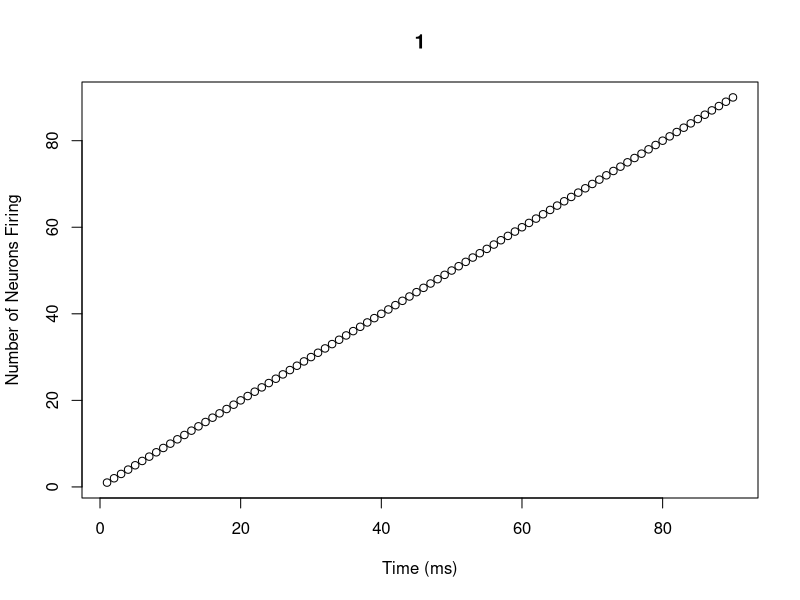
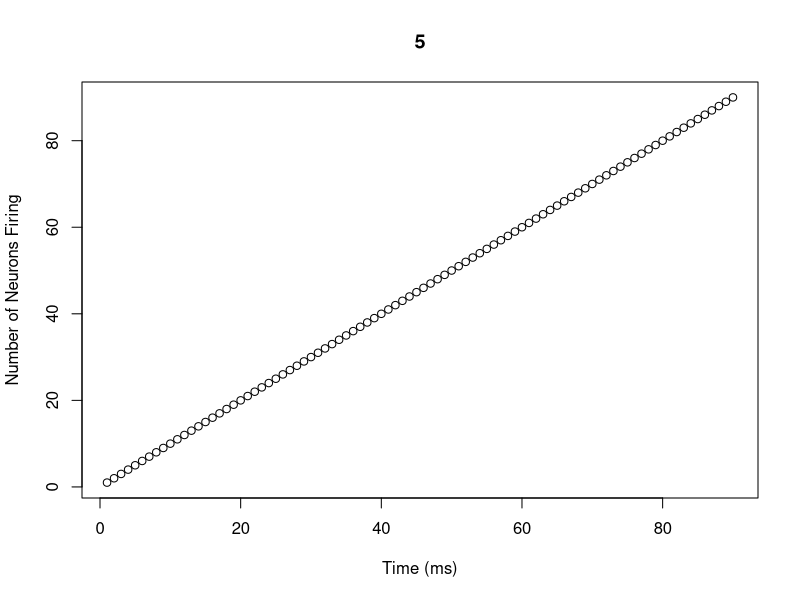
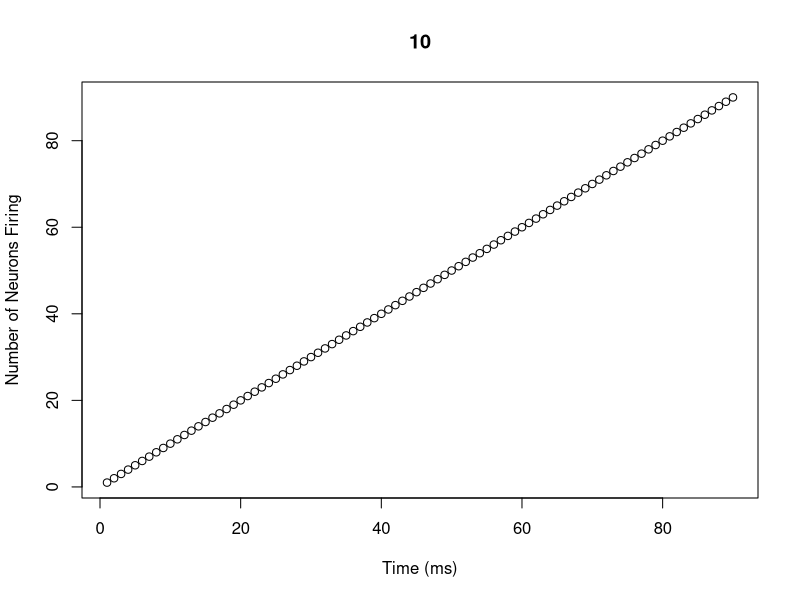
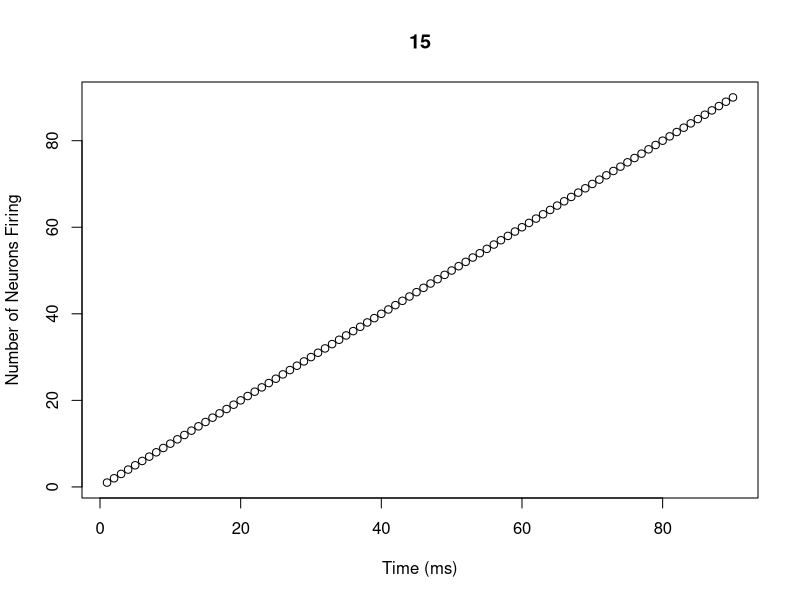
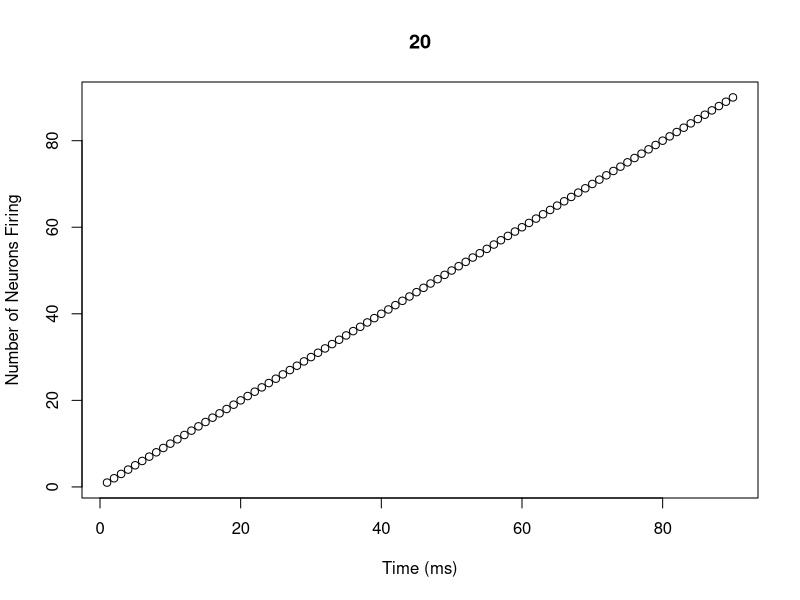
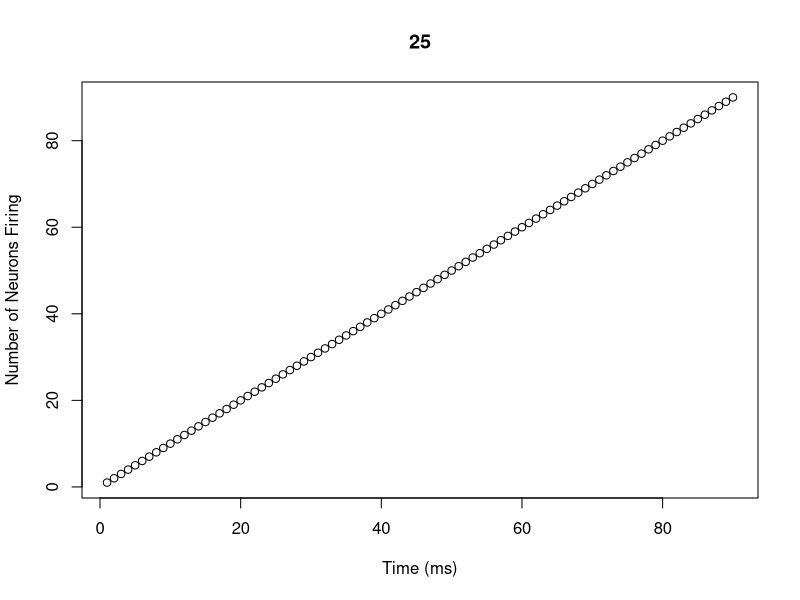
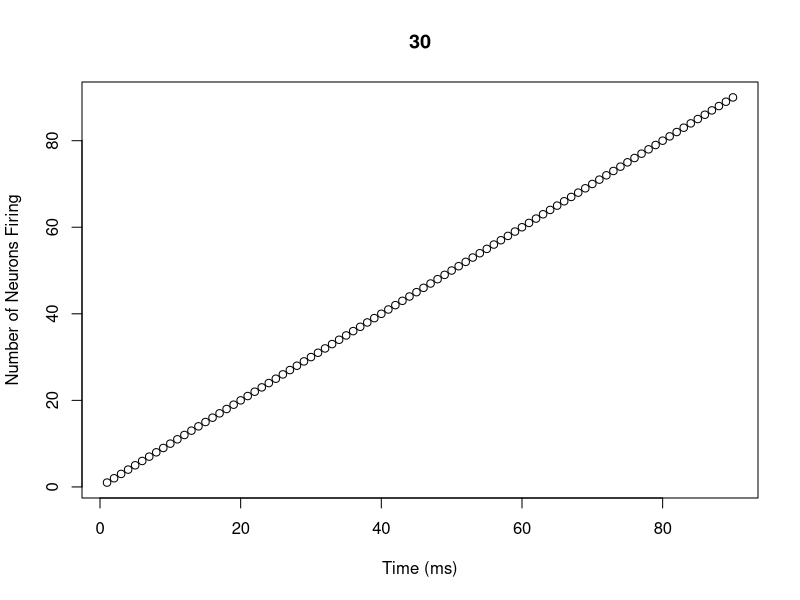
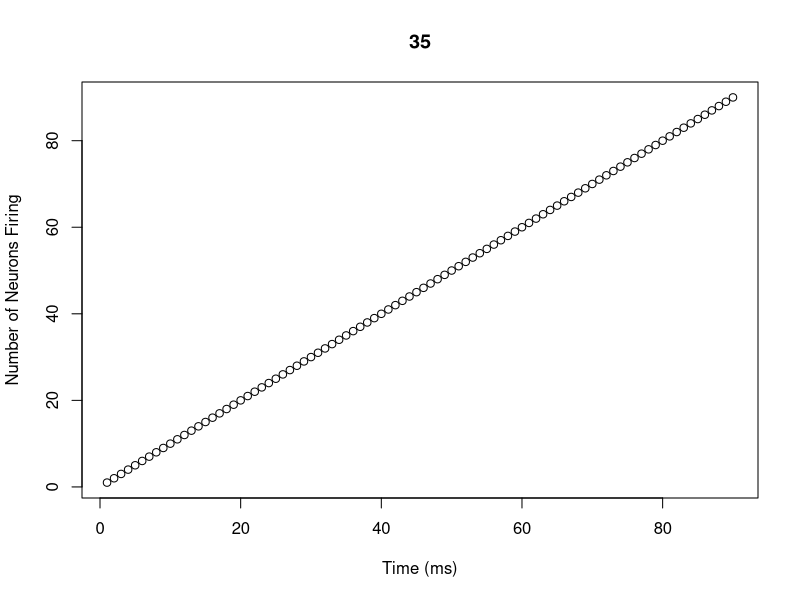

These figures' R source, in order:
#creating our data 
first = rnorm(30, mean = 5, sd = 1) #30 random data points from a normal distribution with mean of 5
second = rnorm(30, mean = 15, sd = 1) #30 random data points from a normal distribution with mean of 15
third = rnorm(30, mean = 30, sd = 1) #30 random data points from a normal distribution with mean of 30

dif_means_0 = c(first) #setting up null set
dif_means_1 = c(first, second) #adding two sets of data points together 
dif_means_2 = c(first, second, third) #adding three sets of data points together

time_0 = 1:30
time_1 = 1:60
time_2 = 1:90

test_data_0 = data.frame(time_0, dif_means_0) #our data with x = time and y = data from 1 set
test_data_1 = data.frame(time_1, dif_means_1) #our data with x = time and y = data from 2 sets
test_data_2 = data.frame(time_2, dif_means_2) #our data with x = time and y = data from 3 sets

#downloading the strucchange package
#install.packages("strucchange")
library("strucchange")

#Bai-Perron Method
bkpts_0 = breakpoints(test_data_0$dif_means_0 ~ test_data_0$time_0, breaks = 5, h = 0.1) #no break points 
bkpts_0$breakpoints #list of x-values (time) for breakpoints

bkpts_1 = breakpoints(test_data_1$dif_means_1 ~ test_data_1$time_1, breaks = 5, h = 0.1) #no break points 
bkpts_1$breakpoints #list of x-values (time) for breakpoints

bkpts_2 = breakpoints(test_data_2$dif_means_2 ~ test_data_2$time_2, breaks = 5, h = 0.1) #no break points 
bkpts_2$breakpoints #list of x-values (time) for breakpoints

#-----------------------------------------------------------------

test_k <- c(1,30,60)
test_k_2 <- c(1,30,50,60)

fitMetrics<-function(k_ends, test_data){

	#create sum objects
	sum_sd = 0
	sum_SSE = 0

	#get and sum standard deviation and SSE for regressions of all intervals
	if(length(k_ends) < 3 ){
		sum_sd = sd(test_data[,2])
		model = lm(test_data[,2]~test_data[,1])
		SSE = sum(model$residuals^2)
		sum_SSE = SSE
	}else{
		for(i in 1:length(k_ends)) {
  			if(k_ends[i] != 1){
			min = k_ends[i-1]
			x_values = test_data[c(min:i),1] #getting the x values in the interval
			y_values = test_data[c(min:i),2] #getting the y values in the interval
			data = data.frame(x_values, y_values) #re-making this into a dataframe 
			sum_sd = sum_sd + sd(y_values) #adding up all the standard deviations
			model = lm(y_values~x_values)
			SSE = sum(model$residuals^2)
			sum_SSE = sum_SSE + SSE #adding up all the SSEs 
			}
		}
	}
	c(sum_sd,sum_SSE)

}

new_metrics = fitMetrics(test_k, test_data_1)
old_metrics = fitMetrics(test_k_2, test_data_1)

sigma_new = new_metrics[1]
sigma_old = old_metrics[1]
SSE_new = new_metrics[2]
SSE_old = old_metrics[2]

ratio = exp(-1/(2 * sigma_new) * SSE_new) + exp(-1/(2 * sigma_old) * SSE_old)
u = runif(1) #random number from 0 to 1 taken from a normal distribution 

#our temporary L
if(ratio > 1) { 
  print("new")
} else if(ratio > u) {
  print("new")
} else {
  print("old")
}

#-----------------------------------------------------------------

#complete BAR - Variation 0 (Random/Random/Random)


#-------Key:
# k           = breakpoint's x-axis values 
# time        = integer x-values of the entire data set 
# interations = number of runs through Metropolis hastings 
# make        = the proportion (decimal) of the make step to occuring
# murder      = the proportion (decimal) of the murder step to occuring
  #note: the make and murder need to add to less then one 
bar0 = function(k, time, data, iterations, make, murder){ 

  prob_mmm = c(make, murder) #combining the two probabilties of make and murder that the user specifies 

  full_data = cbind(as.numeric(time), as.numeric(data)) #combing the time and data inputs from user

  n = max(full_data[,1]) #finding max value

  k_ends = c(min(full_data[,1]), k, max(full_data[,1])) #adding in end points to k values 

  fitMetrics<-function(k_ends, test_data){

	  #create sum objects
	  sum_sd = 0
	  sum_SSE = 0

	  #get and sum standard deviation and SSE for regressions of all intervals
	  if(length(k_ends) < 3 ){
		  sum_sd = sd(test_data[,2])
		  model = lm(test_data[,2]~test_data[,1])
		  SSE = sum(model$residuals^2)
		  sum_SSE = SSE
	  }else{
		  for(i in 1:length(k_ends)) {
  			if(k_ends[i] != 1){
			    min = k_ends[i-1]
			    x_values = test_data[c(min:i),1] #getting the x values in the interval
			    y_values = test_data[c(min:i),2] #getting the y values in the interval
			    data = data.frame(x_values, y_values) #re-making this into a dataframe 
			    sum_sd = sum_sd + sd(y_values) #adding up all the standard deviations
			    model = lm(y_values~x_values)
			    SSE = sum(model$residuals^2)
			    sum_SSE = sum_SSE + SSE #adding up all the SSEs 
			  }
		  }
	  }
	  c(sum_sd,sum_SSE)
  }
  
  #random make function, this makes a random point 
  count = 0 
  barMake0<-function(k_ends){
    
    count = count + 1 #this check to make sure we do not get stuck in an infinite loop 
    if(count > 15 ) {
      rand_spot = sample(k_ends[1]:k_ends[length(k_ends)], 1) #selects a random spot
      k_ends_final = sort(c(k_ends, rand_spot)) #adds the random spot and sorts it 
      d = diff(k_ends_final) #finds the difference between all the spots 
      if(min(d) < 3) { #this make sure an additional point is not to close to a point already in existance 
        barMake0(k_ends)
      } else {
        return(k_ends_final) #the old breakpoints + the new breakpoints 
      }
    }
    
  }
  
  
  #this function kills one breakpoint randomly 
  barMurder0<-function(k_ends){

	  k = k_ends[c(-1,-length(k_ends))]
	  random_num = sample(1:length(k), 1)
	  k_ends_final = k_ends[-(random_num+1)]
	  return(k_ends_final)

  }

  #kills a point randomly and then adds a point randomly 
  barMove0<-function(k_ends){

	  k_ends_less = barMurder0(k_ends)
	  k_ends_final = barMake0(k_ends_less)
	  return(k_ends_final)

  }

  #initializing matrixes 
  ratio_data = matrix(NA, nrow=1, ncol=6)
  all_k_new = matrix(NA, nrow=1, ncol=(n/3))
  all_k_best = matrix(NA, nrow=1, ncol=(n/3))

  #Metroplis Hastings 
  for(i in 1:iterations){

    old_metrics = fitMetrics(k_ends, full_data)
    sigma_old = old_metrics[1]
    SSE_old = old_metrics[2]

    u_step = runif(1) #random number from 0 to 1 taken from a uniform distribution for selecting step

    if(length(k_ends) < 3 | u_step < prob_mmm[1]){
      c_step = "make"
    } else if(u_step > prob_mmm[1] & u_step < sum(prob_mmm)){
      c_step = "murder"
    } else{
      c_step = "move"
    }

    if(c_step == "make"){
      k_ends_new = barMake0(k_ends)
    } else if (c_step == "murder"){
      k_ends_new = barMurder0(k_ends)
    } else{
      k_ends_new = barMove0(k_ends)
    }

    new_metrics = fitMetrics(k_ends_new, full_data)
    sigma_new = new_metrics[1]
    SSE_new = new_metrics[2]

    ratio = exp((-1*n*log((sqrt(2*pi)*sigma_new)+0.00001)-(1/(2*sigma_new^2+0.00001))*SSE_new)+((n*log(sqrt(2*pi)*sigma_old)+0.00001)+(1/(2*sigma_old^2+0.00001))*SSE_old))
    u_ratio = runif(1) #random number from 0 to 1 taken from a uniform distribution 

    if(ratio > u_ratio) {
      choice = "new"
    } else {
      choice = "old"
    }

    if(choice == "new"){
      k_ends = k_ends_new
    }else{
      k_ends = k_ends
    }

    ratio_data_print = c(ratio, u_ratio, sigma_new, SSE_new, sigma_old, SSE_old)
    k_ends_new_print = c(k_ends_new, rep(NA, (n/3)-length(k_ends_new)))
    k_ends_best_print = c(k_ends, rep(NA, (n/3)-length(k_ends)))

    ratio_data = rbind(ratio_data, ratio_data_print)
    all_k_new = rbind(all_k_new, k_ends_new_print)
    all_k_best = rbind(all_k_best, k_ends_best_print)

  }
  
  #cleaning up the matrixs 
  ratio_data = ratio_data[-1,]
  all_k_new = all_k_new[-1,colSums(is.na(all_k_new))<nrow(all_k_new)]
  all_k_best = all_k_best[-1,colSums(is.na(all_k_best))<nrow(all_k_best)]

  #plotting 
  plot(full_data, main = 1, xlab = "Time (ms)", ylab = "Number of Neurons Firing")
  points(all_k_new[1,],full_data[all_k_new[1,],2], col="blue", pch= 16, cex = 2)
  points(all_k_best[1,],full_data[all_k_best[1,],2], col="red", pch= 16, cex=2)
  for(i in 1:20) {
    n = i * 5
    plot(full_data, main = n, xlab = "Time (ms)", ylab = "Number of Neurons Firing")
    points(all_k_new[n,],full_data[all_k_new[n,],2], col="blue", pch= 16, cex = 2)
    points(all_k_best[n,],full_data[all_k_best[n,],2], col="red", pch= 16, cex = 2)
  }
  
  #prints the results
  print(ratio_data)
  print(all_k_new)
  print(all_k_best)
  
}

#calling the function
bar0(bkpts_2$breakpoints, test_data_2[,1], test_data_2[,1], 100, 0.4, 0.4)
